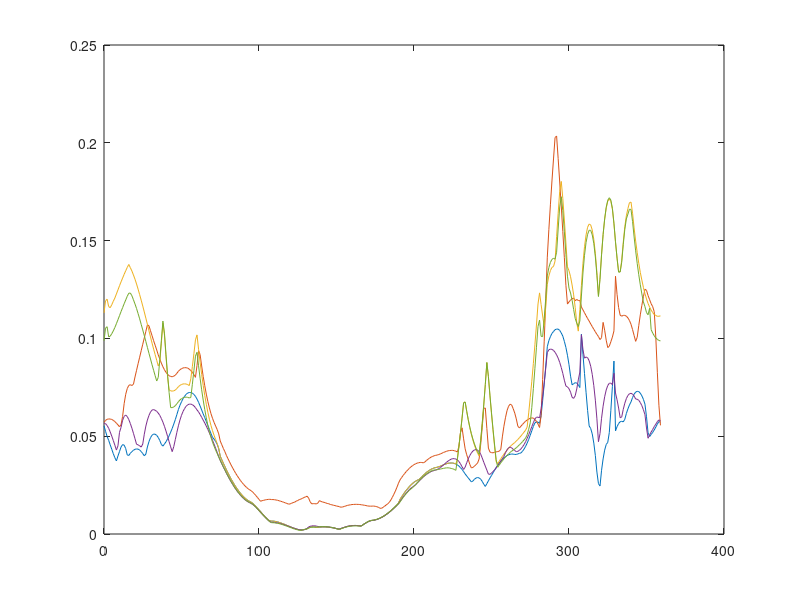

Write the MATLAB code that produced this figure. (Note: this script raises an error after producing the figure.)
function plot_offcenError
addpath('../PlotPub/lib');
load offcen_error.mat

angles = 0:359;
%d_ll = d_ll(1:181);
%d_lr = d_lr(1:181);
%d_ld = d_ld(1:181);
%d_tt = d_tt(1:181);
%d_tr = d_tr(1:181);

figure;
plot(angles, d_ll);
hold on;
plot(angles, d_lr);
plot(angles, d_ld);
plot(angles, d_tt);
plot(angles, d_tr);
hold off

opt.XLabel = 'Projection angles (degree)';
opt.YLabel = 'Max. Abs. difference';
opt.BoxDim = [5, 5];
opt.XLim = [0,359];
opt.Colors = [
  1, 0, 0;
  1, 0.25, 1;
  0, 0, 1;
  0, 1, 0;
  0, 0, 0
];

opt.YScale = 'log';

opt.LineWidth = [2,2,2,2,2];
opt.LineStyle = {'-',':','--','-.','-'};
opt.Markers = {'o', 's', '^', '>', '<'};
opt.MarkerSpacing = [8, 10, 15, 15, 9];
opt.Legend={'LL','LR','LD','TT','TR'};

opt.LegendBox = 'on';%    bounding box of legend: 'on'/'off'; default: 'off'
opt.LegendBoxColor = [1 1 1]; %: color of the bounding box of legend; default: 'none'
%   LegendTextColor: color of the legend text; default: [0,0,0]
opt.LegendLoc = 'SouthEast';%:    'NorthEast', ..., 'SouthWest': legend location

opt.FileName = 'offcenError.png';

setPlotProp(opt);
end










